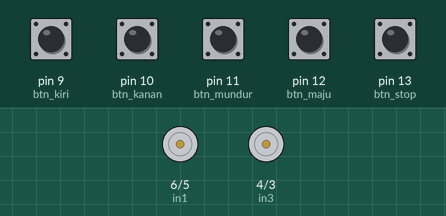
A sketch run on a simulated Arduino Uno, built with avr-gcc and run on an emulated ATmega328P. Parts: motor-driver pin pairs drawn as motors (green arrow = first pin HIGH = forward, orange = second pin HIGH = backward, longer = more drive, scaled by the enable pin). The test bench sets the inputs (shaded band); at power-on: pin 9 (btn_kiri), pin 10 (btn_kanan), pin 11 (btn_mundur), pin 12 (btn_maju), pin 13 (btn_stop) HIGH.

Above: at 1.2 s.
1.3 s: pin 9 (btn_kiri) pulled LOW for 0.15 s
At 2.0 s:
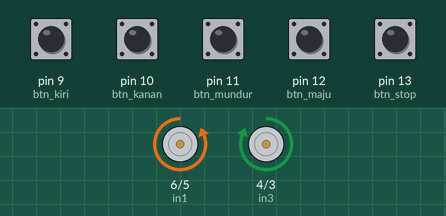
2.9 s: pin 10 (btn_kanan) pulled LOW for 0.15 s
At 3.2 s:
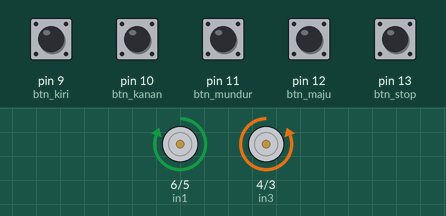
4.5 s: pin 11 (btn_mundur) pulled LOW for 0.15 s
At 5.6 s:
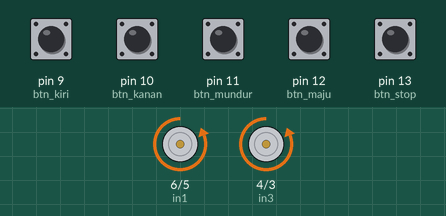
6.1 s: pin 12 (btn_maju) pulled LOW for 0.15 s
At 6.9 s:
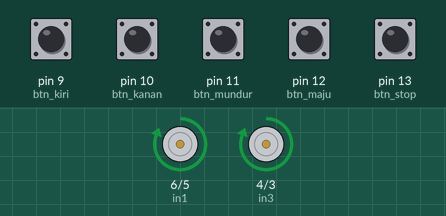
7.7 s: pin 13 (btn_stop) pulled LOW for 0.15 s
At 8.1 s:
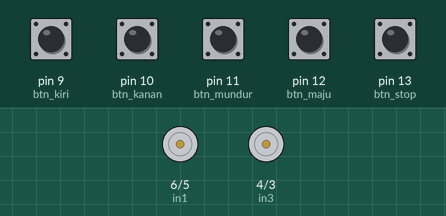
9.3 s: pin 9 (btn_kiri) pulled LOW for 1 s
At 10.5 s:
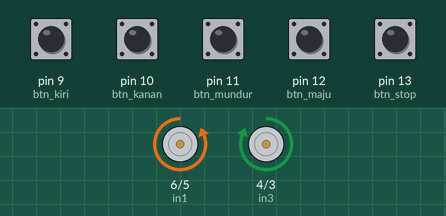
Timing chart, 0 to 12.3 s (numbered marks = the images above; inputs shaded):
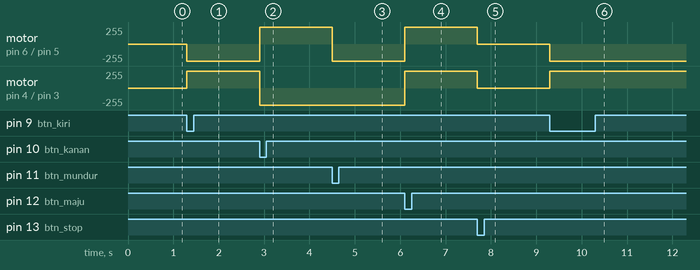

Measured:
- after the input at 1.3 s, motor on pin 6 (in1) / pin 5 (in2): stopped → backward 255/255 at once; motor on pin 4 (in3) / pin 3 (in4): stopped → forward 255/255 at once
- after the input at 2.9 s, motor on pin 6 (in1) / pin 5 (in2): backward 255/255 → forward 255/255 at once; motor on pin 4 (in3) / pin 3 (in4): forward 255/255 → backward 255/255 at once
- after the input at 4.5 s, motor on pin 6 (in1) / pin 5 (in2): forward 255/255 → backward 255/255 at once
- after the input at 6.1 s, motor on pin 6 (in1) / pin 5 (in2), motor on pin 4 (in3) / pin 3 (in4): backward 255/255 → forward 255/255 at once
- after the input at 7.7 s, motor on pin 6 (in1) / pin 5 (in2), motor on pin 4 (in3) / pin 3 (in4): forward 255/255 → stopped at once
- after the input at 9.3 s, motor on pin 6 (in1) / pin 5 (in2): stopped → backward 255/255 at once; motor on pin 4 (in3) / pin 3 (in4): stopped → forward 255/255 at once

The sketch:

motor_DC_2_wheeled_gerak_maju_mundur_kanan_kiri.ino
```cpp
//pin arduino kemodule L298N
#define enA 7
#define in1 6
#define in2 5
#define in3 4
#define in4 3
#define enB 2

//tomboll kontrol (pengendali)
#define btn_kiri      9
#define btn_kanan     10
#define btn_mundur    11
#define btn_maju      12
#define btn_stop      13

//nilai pwm (kecepatan)
int kecepatan = 255;

void setup()
{
  pinMode(enA, OUTPUT);
  pinMode(in1, OUTPUT);
  pinMode(in2, OUTPUT);
  pinMode(in3, OUTPUT);
  pinMode(in4, OUTPUT);
  pinMode(enB, OUTPUT);

  pinMode(btn_maju,   INPUT_PULLUP);
  pinMode(btn_mundur, INPUT_PULLUP);
  pinMode(btn_kiri,   INPUT_PULLUP);
  pinMode(btn_kanan,  INPUT_PULLUP);
  pinMode(btn_stop,   INPUT_PULLUP);
}

void loop()
{
  //TOMBOL MAJU DITEKAN
  if(!digitalRead(btn_maju))
  {
    motor_maju();
  }

  //TOMBOL MUNDUR DITEKAN
  if(!digitalRead(btn_mundur))
  {
    motor_mundur();
  }

  //TOMBOL BELOK KIRI DITEKAN
  if(!digitalRead(btn_kiri))
  {
    motor_belok_kiri();
  }

  //TOMBOL BELOK KANAN DITEKAN
  if(!digitalRead(btn_kanan))
  {
    motor_belok_kanan();
  }

  //TOMBOL STOP DITEKAN
  if(!digitalRead(btn_stop))
  {
    motor_stop();
  }
}

void motor_maju()
{
  analogWrite (enA, kecepatan);
  digitalWrite(in1, HIGH);
  digitalWrite(in2, LOW);
  digitalWrite(in3, HIGH);
  digitalWrite(in4, LOW);
  analogWrite (enB, kecepatan);
}

void motor_mundur()
{
  analogWrite (enA, kecepatan);
  digitalWrite(in1, LOW);
  digitalWrite(in2, HIGH);
  digitalWrite(in3, LOW);
  digitalWrite(in4, HIGH);
  analogWrite (enB, kecepatan);
}

void motor_belok_kiri()
{
  analogWrite (enA, kecepatan);
  digitalWrite(in1, LOW);
  digitalWrite(in2, HIGH);
  digitalWrite(in3, HIGH);
  digitalWrite(in4, LOW);
  analogWrite (enB, kecepatan);
}

void motor_belok_kanan()
{
  analogWrite (enA, kecepatan);
  digitalWrite(in1, HIGH);
  digitalWrite(in2, LOW);
  digitalWrite(in3, LOW);
  digitalWrite(in4, HIGH);
  analogWrite (enB, kecepatan);
}

void motor_stop()
{
  analogWrite (enA, kecepatan);
  digitalWrite(in1, LOW);
  digitalWrite(in2, LOW);
  digitalWrite(in3, LOW);
  digitalWrite(in4, LOW);
  analogWrite (enB, kecepatan);
}
```
